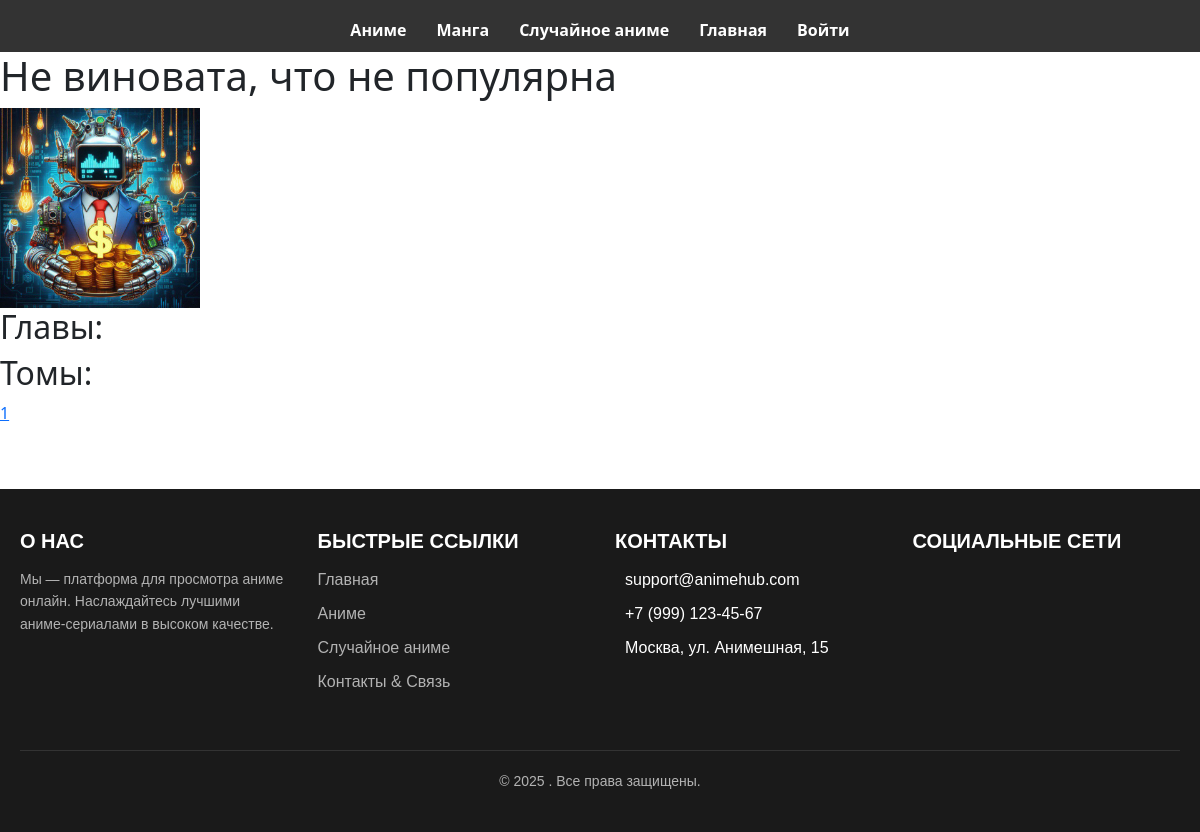
Page /read_manga/ne-vinovata-chto-ne-populyarna/ on the committed database.
### manga/models.py (models this page shows, shortened)
class Manga(models.Model):
    name = models.CharField(max_length=100, verbose_name='Название', unique=True)
    slug = models.SlugField(max_length=200, unique=True, blank=True, null=True, verbose_name='URL')
    image_poster = models.ImageField(upload_to='manga_images_posters/', verbose_name='Изображение')
    genre = models.ForeignKey(to=Genres, on_delete=models.CASCADE, verbose_name='Жанр')
    release_date = models.DateField(verbose_name='Дата выпуска', blank=True, null=True)
    age_limit = models.CharField(max_length=100, blank=True, verbose_name='Возрастное ограничение', null=True)
    study = models.ForeignKey(to=Study, on_delete=models.CASCADE, verbose_name='Студия создатель')
    description = models.TextField(verbose_name='Описание', blank=True, null=True)

class Tom(models.Model):
    name = models.CharField(max_length=100, verbose_name='Название')
    slug = models.SlugField(max_length=200, unique=True, blank=True, null=True, verbose_name='URL')
    tom_number = models.IntegerField()
    manga = models.ForeignKey(  # Изменили направление связи
        Manga,
        on_delete=models.CASCADE,
        related_name='toms',
        verbose_name='Манга'
    )

### manga/views.py (the view)
# urls.py: path('<slug:manga_slug>/', MangaDetailView.as_view(), name='manga_detail_view'),
class MangaDetailView(DetailView):
    model = Manga
    template_name = 'manga/manga_detail.html'
    slug_url_kwarg = 'manga_slug'
    context_object_name = 'manga'
    def get_context_data(self, **kwargs):
        context = super().get_context_data(**kwargs)
        toms = self.object.toms.all().prefetch_related('capitels')
        all_capitels = []
        for tom in toms:
            all_capitels.extend(tom.capitels.all())
        context['all_capitels'] = all_capitels
        context['toms'] = toms
        return context

### animes/context_processors.py (called while the page is built)
def random_anime(request):
    return {
        'random_anime': Anime.objects.order_by('?').first()
    }

### manga/templates/manga/manga_detail.html
{% extends 'app/base.html' %}
{% load static %}
{% block content %}
<div class="manga-container">
    <h1>{{ manga.name }}</h1>
    <img src="{{ manga.image_poster.url }}" alt="{{ manga.name }}" width="200">
    <div class="chapters-list">
        <h2>Главы:</h2>
        <h2>Томы:</h2>
        {% for tom in toms %}
            <p><a href="{% url 'manga:tom_detail' manga_slug=manga.slug tom_slug=tom.slug %}">{{ tom.tom_number }}</a></p>
        {% endfor %}
    </div>
</div>
{% endblock %}

### rows in the picture
Manga: name "Не виновата, что не популярна", image_poster (picture)
Tom: tom_number "1"
